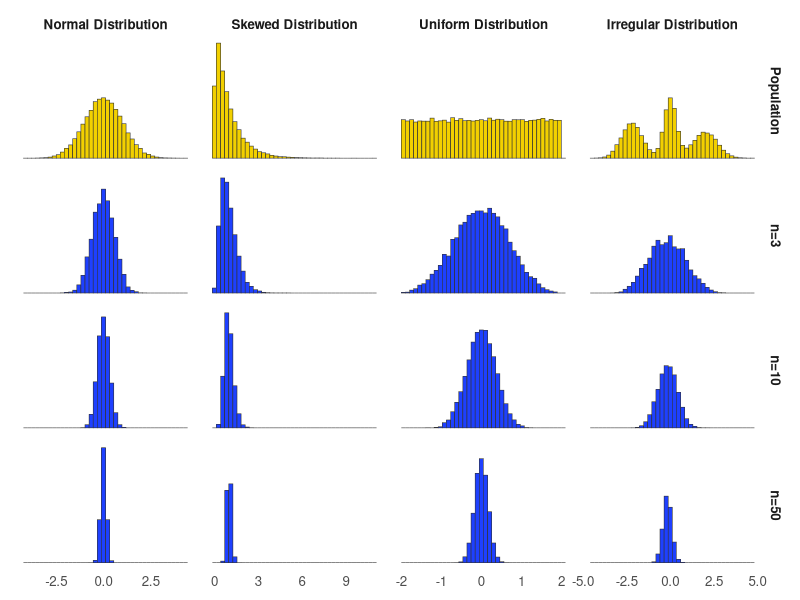

The R source for this figure:
## ---- chunk 1
#| label: fig-clt-grid
#| fig-cap: "Population distributions (top row) and sampling distributions of the sample mean for n = 3, 10, 50."
#| fig-width: 10
#| fig-height: 6
#| fig-align: center
#| warning: false
#| message: false
#| echo: false

library(tidyverse)

set.seed(123)

# -----------------------------
# 1) Define population generators
# -----------------------------
rpop <- function(dist, N) {
  switch(dist,
         "Normal Distribution"   = rnorm(N, mean = 0, sd = 1),
         "Skewed Distribution"   = rexp(N, rate = 1),
         "Uniform Distribution"  = runif(N, min = -2, max = 2),
         "Irregular Distribution" = {
           mix <- sample(c("a","b","c"), size = N, replace = TRUE,
                         prob = c(0.35, 0.35, 0.30))
           ifelse(mix == "a", rnorm(N, -2.2, 0.6),
                  ifelse(mix == "b", rnorm(N, 0.0, 0.35),
                         rnorm(N, 2.0, 0.7)))
         })
}

dists <- c("Normal Distribution",
           "Skewed Distribution",
           "Uniform Distribution",
           "Irregular Distribution")

# -----------------------------
# 2) Build data
# -----------------------------
N_pop <- 50000
B     <- 8000
ns    <- c(3, 10, 50)

pop_df <- map_dfr(dists, \(d) {
  tibble(dist = d,
         row  = "Population",
         value = rpop(d, N_pop))
})

means_df <- map_dfr(dists, \(d) {
  map_dfr(ns, \(n) {
    xbar <- replicate(B, mean(rpop(d, n)))
    tibble(dist = d,
           row  = paste0("n=", n),
           value = as.numeric(xbar))
  })
})

df <- bind_rows(pop_df, means_df) %>%
  mutate(
    row = factor(row, levels = c("Population", "n=3", "n=10", "n=50")),
    dist = factor(dist, levels = dists),
    fill_group = if_else(row == "Population", "Population", "Sample mean")
  )

# -----------------------------
# 3) Plot (Improved Version)
# -----------------------------
ggplot(df, aes(x = value, fill = fill_group)) +
  geom_histogram(
    aes(y = after_stat(density)),
    bins = 40,
    color = "grey20",
    linewidth = 0.2
  ) +
  facet_grid(row ~ dist, scales = "free") +
  scale_fill_manual(values = c("Population" = "#F2D000",
                               "Sample mean" = "#1E40FF")) +
  labs(x = NULL, y = NULL) +
  theme_minimal(base_size = 12) +
  theme(
    legend.position = "none",
    panel.grid = element_blank(),
    strip.text = element_text(face = "bold"),
    axis.text.y = element_blank(),
    axis.ticks.y = element_blank(),
    plot.margin = margin(8, 8, 8, 8)
  )
